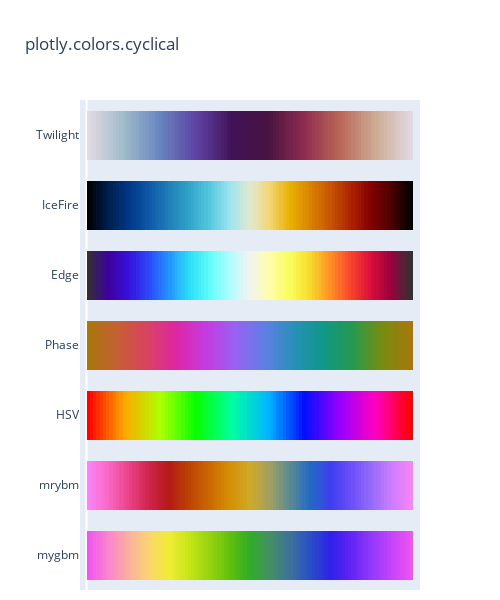

Here is the notebook cell this chart was saved with:
### Code cell
fig = px.colors.cyclical.swatches_continuous()
fig.show()

### Figure 1 — Plotly figure (JSON) as saved in the notebook; plotly's stock layout.template omitted (floating-point values rounded to 4 significant figures)
{"data": [{"customdata": [0.01, 0.02, 0.03, 0.04, 0.05, 0.06, 0.07, 0.08, 0.09, 0.1, 0.11, 0.12, 0.13, 0.14, 0.15, 0.16, 0.17, 0.18, 0.19, 0.2, 0.21, 0.22, 0.23, 0.24, 0.25, 0.26, 0.27, 0.28, 0.29, 0.3, 0.31, 0.32, 0.33, 0.34, 0.35, 0.36, 0.37, 0.38, 0.39, 0.4, 0.41, 0.42, 0.43, 0.44, 0.45, 0.46, 0.47, 0.48, 0.49, 0.5, 0.51, 0.52, 0.53, 0.54, 0.55, 0.56, 0.57, 0.58, 0.59, 0.6, 0.61, 0.62, 0.63, 0.64, 0.65, 0.66, 0.67, 0.68, 0.69, 0.7, 0.71, 0.72, 0.73, 0.74, 0.75, 0.76, 0.77, 0.78, 0.79, 0.8, 0.81, 0.82, 0.83, 0.84, 0.85, 0.86, 0.87, 0.88, 0.89, 0.9, 0.91, 0.92, 0.93, 0.94, 0.95, 0.96, 0.97, 0.98, 0.99, 1], "hovertemplate": "%{customdata}", "marker": {"color": [0, 1, 2, 3, 4, 5, 6, 7, 8, 9, 10, 11, 12, 13, 14, 15, 16, 17, 18, 19, 20, 21, 22, 23, 24, 25, 26, 27, 28, 29, 30, 31, 32, 33, 34, 35, 36, 37, 38, 39, 40, 41, 42, 43, 44, 45, 46, 47, 48, 49, 50, 51, 52, 53, 54, 55, 56, 57, 58, 59, 60, 61, 62, 63, 64, 65, 66, 67, 68, 69, 70, 71, 72, 73, 74, 75, 76, 77, 78, 79, 80, 81, 82, 83, 84, 85, 86, 87, 88, 89, 90, 91, 92, 93, 94, 95, 96, 97, 98, 99], "colorscale": [[0, "#ef55f1"], [0.0625, "#fb84ce"], [0.125, "#fbafa1"], [0.1875, "#fcd471"], [0.25, "#f0ed35"], [0.3125, "#c6e516"], [0.375, "#96d310"], [0.4375, "#61c10b"], [0.5, "#31ac28"], [0.5625, "#439064"], [0.625, "#3d719a"], [0.6875, "#284ec8"], [0.75, "#2e21ea"], [0.8125, "#6324f5"], [0.875, "#9139fa"], [0.9375, "#c543fa"], [1, "#ef55f1"]], "line": {"width": 0}}, "name": "mygbm", "orientation": "h", "type": "bar", "x": [1, 1, 1, 1, 1, 1, 1, 1, 1, 1, 1, 1, 1, 1, 1, 1, 1, 1, 1, 1, 1, 1, 1, 1, 1, 1, 1, 1, 1, 1, 1, 1, 1, 1, 1, 1, 1, 1, 1, 1, 1, 1, 1, 1, 1, 1, 1, 1, 1, 1, 1, 1, 1, 1, 1, 1, 1, 1, 1, 1, 1, 1, 1, 1, 1, 1, 1, 1, 1, 1, 1, 1, 1, 1, 1, 1, 1, 1, 1, 1, 1, 1, 1, 1, 1, 1, 1, 1, 1, 1, 1, 1, 1, 1, 1, 1, 1, 1, 1, 1], "y": ["mygbm", "mygbm", "mygbm", "mygbm", "mygbm", "mygbm", "mygbm", "mygbm", "mygbm", "mygbm", "mygbm", "mygbm", "mygbm", "mygbm", "mygbm", "mygbm", "mygbm", "mygbm", "mygbm", "mygbm", "mygbm", "mygbm", "mygbm", "mygbm", "mygbm", "mygbm", "mygbm", "mygbm", "mygbm", "mygbm", "mygbm", "mygbm", "mygbm", "mygbm", "mygbm", "mygbm", "mygbm", "mygbm", "mygbm", "mygbm", "mygbm", "mygbm", "mygbm", "mygbm", "mygbm", "mygbm", "mygbm", "mygbm", "mygbm", "mygbm", "mygbm", "mygbm", "mygbm", "mygbm", "mygbm", "mygbm", "mygbm", "mygbm", "mygbm", "mygbm", "mygbm", "mygbm", "mygbm", "mygbm", "mygbm", "mygbm", "mygbm", "mygbm", "mygbm", "mygbm", "mygbm", "mygbm", "mygbm", "mygbm", "mygbm", "mygbm", "mygbm", "mygbm", "mygbm", "mygbm", "mygbm", "mygbm", "mygbm", "mygbm", "mygbm", "mygbm", "mygbm", "mygbm", "mygbm", "mygbm", "mygbm", "mygbm", "mygbm", "mygbm", "mygbm", "mygbm", "mygbm", "mygbm", "mygbm", "mygbm"]}, {"customdata": [0.01, 0.02, 0.03, 0.04, 0.05, 0.06, 0.07, 0.08, 0.09, 0.1, 0.11, 0.12, 0.13, 0.14, 0.15, 0.16, 0.17, 0.18, 0.19, 0.2, 0.21, 0.22, 0.23, 0.24, 0.25, 0.26, 0.27, 0.28, 0.29, 0.3, 0.31, 0.32, 0.33, 0.34, 0.35, 0.36, 0.37, 0.38, 0.39, 0.4, 0.41, 0.42, 0.43, 0.44, 0.45, 0.46, 0.47, 0.48, 0.49, 0.5, 0.51, 0.52, 0.53, 0.54, 0.55, 0.56, 0.57, 0.58, 0.59, 0.6, 0.61, 0.62, 0.63, 0.64, 0.65, 0.66, 0.67, 0.68, 0.69, 0.7, 0.71, 0.72, 0.73, 0.74, 0.75, 0.76, 0.77, 0.78, 0.79, 0.8, 0.81, 0.82, 0.83, 0.84, 0.85, 0.86, 0.87, 0.88, 0.89, 0.9, 0.91, 0.92, 0.93, 0.94, 0.95, 0.96, 0.97, 0.98, 0.99, 1], "hovertemplate": "%{customdata}", "marker": {"color": [0, 1, 2, 3, 4, 5, 6, 7, 8, 9, 10, 11, 12, 13, 14, 15, 16, 17, 18, 19, 20, 21, 22, 23, 24, 25, 26, 27, 28, 29, 30, 31, 32, 33, 34, 35, 36, 37, 38, 39, 40, 41, 42, 43, 44, 45, 46, 47, 48, 49, 50, 51, 52, 53, 54, 55, 56, 57, 58, 59, 60, 61, 62, 63, 64, 65, 66, 67, 68, 69, 70, 71, 72, 73, 74, 75, 76, 77, 78, 79, 80, 81, 82, 83, 84, 85, 86, 87, 88, 89, 90, 91, 92, 93, 94, 95, 96, 97, 98, 99], "colorscale": [[0, "#f884f7"], [0.0625, "#f968c4"], [0.125, "#ea4388"], [0.1875, "#cf244b"], [0.25, "#b51a15"], [0.3125, "#bd4304"], [0.375, "#cc6904"], [0.4375, "#d58f04"], [0.5, "#cfaa27"], [0.5625, "#a19f62"], [0.625, "#588a93"], [0.6875, "#2269c4"], [0.75, "#3e3ef0"], [0.8125, "#6b4ef9"], [0.875, "#956bfa"], [0.9375, "#cd7dfe"], [1, "#f884f7"]], "line": {"width": 0}}, "name": "mrybm", "orientation": "h", "type": "bar", "x": [1, 1, 1, 1, 1, 1, 1, 1, 1, 1, 1, 1, 1, 1, 1, 1, 1, 1, 1, 1, 1, 1, 1, 1, 1, 1, 1, 1, 1, 1, 1, 1, 1, 1, 1, 1, 1, 1, 1, 1, 1, 1, 1, 1, 1, 1, 1, 1, 1, 1, 1, 1, 1, 1, 1, 1, 1, 1, 1, 1, 1, 1, 1, 1, 1, 1, 1, 1, 1, 1, 1, 1, 1, 1, 1, 1, 1, 1, 1, 1, 1, 1, 1, 1, 1, 1, 1, 1, 1, 1, 1, 1, 1, 1, 1, 1, 1, 1, 1, 1], "y": ["mrybm", "mrybm", "mrybm", "mrybm", "mrybm", "mrybm", "mrybm", "mrybm", "mrybm", "mrybm", "mrybm", "mrybm", "mrybm", "mrybm", "mrybm", "mrybm", "mrybm", "mrybm", "mrybm", "mrybm", "mrybm", "mrybm", "mrybm", "mrybm", "mrybm", "mrybm", "mrybm", "mrybm", "mrybm", "mrybm", "mrybm", "mrybm", "mrybm", "mrybm", "mrybm", "mrybm", "mrybm", "mrybm", "mrybm", "mrybm", "mrybm", "mrybm", "mrybm", "mrybm", "mrybm", "mrybm", "mrybm", "mrybm", "mrybm", "mrybm", "mrybm", "mrybm", "mrybm", "mrybm", "mrybm", "mrybm", "mrybm", "mrybm", "mrybm", "mrybm", "mrybm", "mrybm", "mrybm", "mrybm", "mrybm", "mrybm", "mrybm", "mrybm", "mrybm", "mrybm", "mrybm", "mrybm", "mrybm", "mrybm", "mrybm", "mrybm", "mrybm", "mrybm", "mrybm", "mrybm", "mrybm", "mrybm", "mrybm", "mrybm", "mrybm", "mrybm", "mrybm", "mrybm", "mrybm", "mrybm", "mrybm", "mrybm", "mrybm", "mrybm", "mrybm", "mrybm", "mrybm", "mrybm", "mrybm", "mrybm"]}, {"customdata": [0.01, 0.02, 0.03, 0.04, 0.05, 0.06, 0.07, 0.08, 0.09, 0.1, 0.11, 0.12, 0.13, 0.14, 0.15, 0.16, 0.17, 0.18, 0.19, 0.2, 0.21, 0.22, 0.23, 0.24, 0.25, 0.26, 0.27, 0.28, 0.29, 0.3, 0.31, 0.32, 0.33, 0.34, 0.35, 0.36, 0.37, 0.38, 0.39, 0.4, 0.41, 0.42, 0.43, 0.44, 0.45, 0.46, 0.47, 0.48, 0.49, 0.5, 0.51, 0.52, 0.53, 0.54, 0.55, 0.56, 0.57, 0.58, 0.59, 0.6, 0.61, 0.62, 0.63, 0.64, 0.65, 0.66, 0.67, 0.68, 0.69, 0.7, 0.71, 0.72, 0.73, 0.74, 0.75, 0.76, 0.77, 0.78, 0.79, 0.8, 0.81, 0.82, 0.83, 0.84, 0.85, 0.86, 0.87, 0.88, 0.89, 0.9, 0.91, 0.92, 0.93, 0.94, 0.95, 0.96, 0.97, 0.98, 0.99, 1], "hovertemplate": "%{customdata}", "marker": {"color": [0, 1, 2, 3, 4, 5, 6, 7, 8, 9, 10, 11, 12, 13, 14, 15, 16, 17, 18, 19, 20, 21, 22, 23, 24, 25, 26, 27, 28, 29, 30, 31, 32, 33, 34, 35, 36, 37, 38, 39, 40, 41, 42, 43, 44, 45, 46, 47, 48, 49, 50, 51, 52, 53, 54, 55, 56, 57, 58, 59, 60, 61, 62, 63, 64, 65, 66, 67, 68, 69, 70, 71, 72, 73, 74, 75, 76, 77, 78, 79, 80, 81, 82, 83, 84, 85, 86, 87, 88, 89, 90, 91, 92, 93, 94, 95, 96, 97, 98, 99], "colorscale": [[0, "#ff0000"], [0.1111, "#ffa700"], [0.2222, "#afff00"], [0.3333, "#08ff00"], [0.4444, "#00ff9f"], [0.5556, "#00b7ff"], [0.6667, "#0010ff"], [0.7778, "#9700ff"], [0.8889, "#ff00bf"], [1, "#ff0000"]], "line": {"width": 0}}, "name": "HSV", "orientation": "h", "type": "bar", "x": [1, 1, 1, 1, 1, 1, 1, 1, 1, 1, 1, 1, 1, 1, 1, 1, 1, 1, 1, 1, 1, 1, 1, 1, 1, 1, 1, 1, 1, 1, 1, 1, 1, 1, 1, 1, 1, 1, 1, 1, 1, 1, 1, 1, 1, 1, 1, 1, 1, 1, 1, 1, 1, 1, 1, 1, 1, 1, 1, 1, 1, 1, 1, 1, 1, 1, 1, 1, 1, 1, 1, 1, 1, 1, 1, 1, 1, 1, 1, 1, 1, 1, 1, 1, 1, 1, 1, 1, 1, 1, 1, 1, 1, 1, 1, 1, 1, 1, 1, 1], "y": ["HSV", "HSV", "HSV", "HSV", "HSV", "HSV", "HSV", "HSV", "HSV", "HSV", "HSV", "HSV", "HSV", "HSV", "HSV", "HSV", "HSV", "HSV", "HSV", "HSV", "HSV", "HSV", "HSV", "HSV", "HSV", "HSV", "HSV", "HSV", "HSV", "HSV", "HSV", "HSV", "HSV", "HSV", "HSV", "HSV", "HSV", "HSV", "HSV", "HSV", "HSV", "HSV", "HSV", "HSV", "HSV", "HSV", "HSV", "HSV", "HSV", "HSV", "HSV", "HSV", "HSV", "HSV", "HSV", "HSV", "HSV", "HSV", "HSV", "HSV", "HSV", "HSV", "HSV", "HSV", "HSV", "HSV", "HSV", "HSV", "HSV", "HSV", "HSV", "HSV", "HSV", "HSV", "HSV", "HSV", "HSV", "HSV", "HSV", "HSV", "HSV", "HSV", "HSV", "HSV", "HSV", "HSV", "HSV", "HSV", "HSV", "HSV", "HSV", "HSV", "HSV", "HSV", "HSV", "HSV", "HSV", "HSV", "HSV", "HSV"]}, {"customdata": [0.01, 0.02, 0.03, 0.04, 0.05, 0.06, 0.07, 0.08, 0.09, 0.1, 0.11, 0.12, 0.13, 0.14, 0.15, 0.16, 0.17, 0.18, 0.19, 0.2, 0.21, 0.22, 0.23, 0.24, 0.25, 0.26, 0.27, 0.28, 0.29, 0.3, 0.31, 0.32, 0.33, 0.34, 0.35, 0.36, 0.37, 0.38, 0.39, 0.4, 0.41, 0.42, 0.43, 0.44, 0.45, 0.46, 0.47, 0.48, 0.49, 0.5, 0.51, 0.52, 0.53, 0.54, 0.55, 0.56, 0.57, 0.58, 0.59, 0.6, 0.61, 0.62, 0.63, 0.64, 0.65, 0.66, 0.67, 0.68, 0.69, 0.7, 0.71, 0.72, 0.73, 0.74, 0.75, 0.76, 0.77, 0.78, 0.79, 0.8, 0.81, 0.82, 0.83, 0.84, 0.85, 0.86, 0.87, 0.88, 0.89, 0.9, 0.91, 0.92, 0.93, 0.94, 0.95, 0.96, 0.97, 0.98, 0.99, 1], "hovertemplate": "%{customdata}", "marker": {"color": [0, 1, 2, 3, 4, 5, 6, 7, 8, 9, 10, 11, 12, 13, 14, 15, 16, 17, 18, 19, 20, 21, 22, 23, 24, 25, 26, 27, 28, 29, 30, 31, 32, 33, 34, 35, 36, 37, 38, 39, 40, 41, 42, 43, 44, 45, 46, 47, 48, 49, 50, 51, 52, 53, 54, 55, 56, 57, 58, 59, 60, 61, 62, 63, 64, 65, 66, 67, 68, 69, 70, 71, 72, 73, 74, 75, 76, 77, 78, 79, 80, 81, 82, 83, 84, 85, 86, 87, 88, 89, 90, 91, 92, 93, 94, 95, 96, 97, 98, 99], "colorscale": [[0, "rgb(167, 119, 12)"], [0.09091, "rgb(197, 96, 51)"], [0.1818, "rgb(217, 67, 96)"], [0.2727, "rgb(221, 38, 163)"], [0.3636, "rgb(196, 59, 224)"], [0.4545, "rgb(153, 97, 244)"], [0.5455, "rgb(95, 127, 228)"], [0.6364, "rgb(40, 144, 183)"], [0.7273, "rgb(15, 151, 136)"], [0.8182, "rgb(39, 153, 79)"], [0.9091, "rgb(119, 141, 17)"], [1, "rgb(167, 119, 12)"]], "line": {"width": 0}}, "name": "Phase", "orientation": "h", "type": "bar", "x": [1, 1, 1, 1, 1, 1, 1, 1, 1, 1, 1, 1, 1, 1, 1, 1, 1, 1, 1, 1, 1, 1, 1, 1, 1, 1, 1, 1, 1, 1, 1, 1, 1, 1, 1, 1, 1, 1, 1, 1, 1, 1, 1, 1, 1, 1, 1, 1, 1, 1, 1, 1, 1, 1, 1, 1, 1, 1, 1, 1, 1, 1, 1, 1, 1, 1, 1, 1, 1, 1, 1, 1, 1, 1, 1, 1, 1, 1, 1, 1, 1, 1, 1, 1, 1, 1, 1, 1, 1, 1, 1, 1, 1, 1, 1, 1, 1, 1, 1, 1], "y": ["Phase", "Phase", "Phase", "Phase", "Phase", "Phase", "Phase", "Phase", "Phase", "Phase", "Phase", "Phase", "Phase", "Phase", "Phase", "Phase", "Phase", "Phase", "Phase", "Phase", "Phase", "Phase", "Phase", "Phase", "Phase", "Phase", "Phase", "Phase", "Phase", "Phase", "Phase", "Phase", "Phase", "Phase", "Phase", "Phase", "Phase", "Phase", "Phase", "Phase", "Phase", "Phase", "Phase", "Phase", "Phase", "Phase", "Phase", "Phase", "Phase", "Phase", "Phase", "Phase", "Phase", "Phase", "Phase", "Phase", "Phase", "Phase", "Phase", "Phase", "Phase", "Phase", "Phase", "Phase", "Phase", "Phase", "Phase", "Phase", "Phase", "Phase", "Phase", "Phase", "Phase", "Phase", "Phase", "Phase", "Phase", "Phase", "Phase", "Phase", "Phase", "Phase", "Phase", "Phase", "Phase", "Phase", "Phase", "Phase", "Phase", "Phase", "Phase", "Phase", "Phase", "Phase", "Phase", "Phase", "Phase", "Phase", "Phase", "Phase"]}, {"customdata": [0.01, 0.02, 0.03, 0.04, 0.05, 0.06, 0.07, 0.08, 0.09, 0.1, 0.11, 0.12, 0.13, 0.14, 0.15, 0.16, 0.17, 0.18, 0.19, 0.2, 0.21, 0.22, 0.23, 0.24, 0.25, 0.26, 0.27, 0.28, 0.29, 0.3, 0.31, 0.32, 0.33, 0.34, 0.35, 0.36, 0.37, 0.38, 0.39, 0.4, 0.41, 0.42, 0.43, 0.44, 0.45, 0.46, 0.47, 0.48, 0.49, 0.5, 0.51, 0.52, 0.53, 0.54, 0.55, 0.56, 0.57, 0.58, 0.59, 0.6, 0.61, 0.62, 0.63, 0.64, 0.65, 0.66, 0.67, 0.68, 0.69, 0.7, 0.71, 0.72, 0.73, 0.74, 0.75, 0.76, 0.77, 0.78, 0.79, 0.8, 0.81, 0.82, 0.83, 0.84, 0.85, 0.86, 0.87, 0.88, 0.89, 0.9, 0.91, 0.92, 0.93, 0.94, 0.95, 0.96, 0.97, 0.98, 0.99, 1], "hovertemplate": "%{customdata}", "marker": {"color": [0, 1, 2, 3, 4, 5, 6, 7, 8, 9, 10, 11, 12, 13, 14, 15, 16, 17, 18, 19, 20, 21, 22, 23, 24, 25, 26, 27, 28, 29, 30, 31, 32, 33, 34, 35, 36, 37, 38, 39, 40, 41, 42, 43, 44, 45, 46, 47, 48, 49, 50, 51, 52, 53, 54, 55, 56, 57, 58, 59, 60, 61, 62, 63, 64, 65, 66, 67, 68, 69, 70, 71, 72, 73, 74, 75, 76, 77, 78, 79, 80, 81, 82, 83, 84, 85, 86, 87, 88, 89, 90, 91, 92, 93, 94, 95, 96, 97, 98, 99], "colorscale": [[0, "#313131"], [0.0625, "#3d019d"], [0.125, "#3810dc"], [0.1875, "#2d47f9"], [0.25, "#2593ff"], [0.3125, "#2adef6"], [0.375, "#60fdfa"], [0.4375, "#aefdff"], [0.5, "#f3f3f1"], [0.5625, "#fffda9"], [0.625, "#fafd5b"], [0.6875, "#f7da29"], [0.75, "#ff8e25"], [0.8125, "#f8432d"], [0.875, "#d90d39"], [0.9375, "#97023d"], [1, "#313131"]], "line": {"width": 0}}, "name": "Edge", "orientation": "h", "type": "bar", "x": [1, 1, 1, 1, 1, 1, 1, 1, 1, 1, 1, 1, 1, 1, 1, 1, 1, 1, 1, 1, 1, 1, 1, 1, 1, 1, 1, 1, 1, 1, 1, 1, 1, 1, 1, 1, 1, 1, 1, 1, 1, 1, 1, 1, 1, 1, 1, 1, 1, 1, 1, 1, 1, 1, 1, 1, 1, 1, 1, 1, 1, 1, 1, 1, 1, 1, 1, 1, 1, 1, 1, 1, 1, 1, 1, 1, 1, 1, 1, 1, 1, 1, 1, 1, 1, 1, 1, 1, 1, 1, 1, 1, 1, 1, 1, 1, 1, 1, 1, 1], "y": ["Edge", "Edge", "Edge", "Edge", "Edge", "Edge", "Edge", "Edge", "Edge", "Edge", "Edge", "Edge", "Edge", "Edge", "Edge", "Edge", "Edge", "Edge", "Edge", "Edge", "Edge", "Edge", "Edge", "Edge", "Edge", "Edge", "Edge", "Edge", "Edge", "Edge", "Edge", "Edge", "Edge", "Edge", "Edge", "Edge", "Edge", "Edge", "Edge", "Edge", "Edge", "Edge", "Edge", "Edge", "Edge", "Edge", "Edge", "Edge", "Edge", "Edge", "Edge", "Edge", "Edge", "Edge", "Edge", "Edge", "Edge", "Edge", "Edge", "Edge", "Edge", "Edge", "Edge", "Edge", "Edge", "Edge", "Edge", "Edge", "Edge", "Edge", "Edge", "Edge", "Edge", "Edge", "Edge", "Edge", "Edge", "Edge", "Edge", "Edge", "Edge", "Edge", "Edge", "Edge", "Edge", "Edge", "Edge", "Edge", "Edge", "Edge", "Edge", "Edge", "Edge", "Edge", "Edge", "Edge", "Edge", "Edge", "Edge", "Edge"]}, {"customdata": [0.01, 0.02, 0.03, 0.04, 0.05, 0.06, 0.07, 0.08, 0.09, 0.1, 0.11, 0.12, 0.13, 0.14, 0.15, 0.16, 0.17, 0.18, 0.19, 0.2, 0.21, 0.22, 0.23, 0.24, 0.25, 0.26, 0.27, 0.28, 0.29, 0.3, 0.31, 0.32, 0.33, 0.34, 0.35, 0.36, 0.37, 0.38, 0.39, 0.4, 0.41, 0.42, 0.43, 0.44, 0.45, 0.46, 0.47, 0.48, 0.49, 0.5, 0.51, 0.52, 0.53, 0.54, 0.55, 0.56, 0.57, 0.58, 0.59, 0.6, 0.61, 0.62, 0.63, 0.64, 0.65, 0.66, 0.67, 0.68, 0.69, 0.7, 0.71, 0.72, 0.73, 0.74, 0.75, 0.76, 0.77, 0.78, 0.79, 0.8, 0.81, 0.82, 0.83, 0.84, 0.85, 0.86, 0.87, 0.88, 0.89, 0.9, 0.91, 0.92, 0.93, 0.94, 0.95, 0.96, 0.97, 0.98, 0.99, 1], "hovertemplate": "%{customdata}", "marker": {"color": [0, 1, 2, 3, 4, 5, 6, 7, 8, 9, 10, 11, 12, 13, 14, 15, 16, 17, 18, 19, 20, 21, 22, 23, 24, 25, 26, 27, 28, 29, 30, 31, 32, 33, 34, 35, 36, 37, 38, 39, 40, 41, 42, 43, 44, 45, 46, 47, 48, 49, 50, 51, 52, 53, 54, 55, 56, 57, 58, 59, 60, 61, 62, 63, 64, 65, 66, 67, 68, 69, 70, 71, 72, 73, 74, 75, 76, 77, 78, 79, 80, 81, 82, 83, 84, 85, 86, 87, 88, 89, 90, 91, 92, 93, 94, 95, 96, 97, 98, 99], "colorscale": [[0, "#000000"], [0.0625, "#001f4d"], [0.125, "#003786"], [0.1875, "#0e58a8"], [0.25, "#217eb8"], [0.3125, "#30a4ca"], [0.375, "#54c8df"], [0.4375, "#9be4ef"], [0.5, "#e1e9d1"], [0.5625, "#f3d573"], [0.625, "#e7b000"], [0.6875, "#da8200"], [0.75, "#c65400"], [0.8125, "#ac2301"], [0.875, "#820000"], [0.9375, "#4c0000"], [1, "#000000"]], "line": {"width": 0}}, "name": "IceFire", "orientation": "h", "type": "bar", "x": [1, 1, 1, 1, 1, 1, 1, 1, 1, 1, 1, 1, 1, 1, 1, 1, 1, 1, 1, 1, 1, 1, 1, 1, 1, 1, 1, 1, 1, 1, 1, 1, 1, 1, 1, 1, 1, 1, 1, 1, 1, 1, 1, 1, 1, 1, 1, 1, 1, 1, 1, 1, 1, 1, 1, 1, 1, 1, 1, 1, 1, 1, 1, 1, 1, 1, 1, 1, 1, 1, 1, 1, 1, 1, 1, 1, 1, 1, 1, 1, 1, 1, 1, 1, 1, 1, 1, 1, 1, 1, 1, 1, 1, 1, 1, 1, 1, 1, 1, 1], "y": ["IceFire", "IceFire", "IceFire", "IceFire", "IceFire", "IceFire", "IceFire", "IceFire", "IceFire", "IceFire", "IceFire", "IceFire", "IceFire", "IceFire", "IceFire", "IceFire", "IceFire", "IceFire", "IceFire", "IceFire", "IceFire", "IceFire", "IceFire", "IceFire", "IceFire", "IceFire", "IceFire", "IceFire", "IceFire", "IceFire", "IceFire", "IceFire", "IceFire", "IceFire", "IceFire", "IceFire", "IceFire", "IceFire", "IceFire", "IceFire", "IceFire", "IceFire", "IceFire", "IceFire", "IceFire", "IceFire", "IceFire", "IceFire", "IceFire", "IceFire", "IceFire", "IceFire", "IceFire", "IceFire", "IceFire", "IceFire", "IceFire", "IceFire", "IceFire", "IceFire", "IceFire", "IceFire", "IceFire", "IceFire", "IceFire", "IceFire", "IceFire", "IceFire", "IceFire", "IceFire", "IceFire", "IceFire", "IceFire", "IceFire", "IceFire", "IceFire", "IceFire", "IceFire", "IceFire", "IceFire", "IceFire", "IceFire", "IceFire", "IceFire", "IceFire", "IceFire", "IceFire", "IceFire", "IceFire", "IceFire", "IceFire", "IceFire", "IceFire", "IceFire", "IceFire", "IceFire", "IceFire", "IceFire", "IceFire", "IceFire"]}, {"customdata": [0.01, 0.02, 0.03, 0.04, 0.05, 0.06, 0.07, 0.08, 0.09, 0.1, 0.11, 0.12, 0.13, 0.14, 0.15, 0.16, 0.17, 0.18, 0.19, 0.2, 0.21, 0.22, 0.23, 0.24, 0.25, 0.26, 0.27, 0.28, 0.29, 0.3, 0.31, 0.32, 0.33, 0.34, 0.35, 0.36, 0.37, 0.38, 0.39, 0.4, 0.41, 0.42, 0.43, 0.44, 0.45, 0.46, 0.47, 0.48, 0.49, 0.5, 0.51, 0.52, 0.53, 0.54, 0.55, 0.56, 0.57, 0.58, 0.59, 0.6, 0.61, 0.62, 0.63, 0.64, 0.65, 0.66, 0.67, 0.68, 0.69, 0.7, 0.71, 0.72, 0.73, 0.74, 0.75, 0.76, 0.77, 0.78, 0.79, 0.8, 0.81, 0.82, 0.83, 0.84, 0.85, 0.86, 0.87, 0.88, 0.89, 0.9, 0.91, 0.92, 0.93, 0.94, 0.95, 0.96, 0.97, 0.98, 0.99, 1], "hovertemplate": "%{customdata}", "marker": {"color": [0, 1, 2, 3, 4, 5, 6, 7, 8, 9, 10, 11, 12, 13, 14, 15, 16, 17, 18, 19, 20, 21, 22, 23, 24, 25, 26, 27, 28, 29, 30, 31, 32, 33, 34, 35, 36, 37, 38, 39, 40, 41, 42, 43, 44, 45, 46, 47, 48, 49, 50, 51, 52, 53, 54, 55, 56, 57, 58, 59, 60, 61, 62, 63, 64, 65, 66, 67, 68, 69, 70, 71, 72, 73, 74, 75, 76, 77, 78, 79, 80, 81, 82, 83, 84, 85, 86, 87, 88, 89, 90, 91, 92, 93, 94, 95, 96, 97, 98, 99], "colorscale": [[0, "#e2d9e2"], [0.1111, "#9ebbc9"], [0.2222, "#6785be"], [0.3333, "#5e43a5"], [0.4444, "#421257"], [0.5556, "#471340"], [0.6667, "#8e2c50"], [0.7778, "#ba6657"], [0.8889, "#ceac94"], [1, "#e2d9e2"]], "line": {"width": 0}}, "name": "Twilight", "orientation": "h", "type": "bar", "x": [1, 1, 1, 1, 1, 1, 1, 1, 1, 1, 1, 1, 1, 1, 1, 1, 1, 1, 1, 1, 1, 1, 1, 1, 1, 1, 1, 1, 1, 1, 1, 1, 1, 1, 1, 1, 1, 1, 1, 1, 1, 1, 1, 1, 1, 1, 1, 1, 1, 1, 1, 1, 1, 1, 1, 1, 1, 1, 1, 1, 1, 1, 1, 1, 1, 1, 1, 1, 1, 1, 1, 1, 1, 1, 1, 1, 1, 1, 1, 1, 1, 1, 1, 1, 1, 1, 1, 1, 1, 1, 1, 1, 1, 1, 1, 1, 1, 1, 1, 1], "y": ["Twilight", "Twilight", "Twilight", "Twilight", "Twilight", "Twilight", "Twilight", "Twilight", "Twilight", "Twilight", "Twilight", "Twilight", "Twilight", "Twilight", "Twilight", "Twilight", "Twilight", "Twilight", "Twilight", "Twilight", "Twilight", "Twilight", "Twilight", "Twilight", "Twilight", "Twilight", "Twilight", "Twilight", "Twilight", "Twilight", "Twilight", "Twilight", "Twilight", "Twilight", "Twilight", "Twilight", "Twilight", "Twilight", "Twilight", "Twilight", "Twilight", "Twilight", "Twilight", "Twilight", "Twilight", "Twilight", "Twilight", "Twilight", "Twilight", "Twilight", "Twilight", "Twilight", "Twilight", "Twilight", "Twilight", "Twilight", "Twilight", "Twilight", "Twilight", "Twilight", "Twilight", "Twilight", "Twilight", "Twilight", "Twilight", "Twilight", "Twilight", "Twilight", "Twilight", "Twilight", "Twilight", "Twilight", "Twilight", "Twilight", "Twilight", "Twilight", "Twilight", "Twilight", "Twilight", "Twilight", "Twilight", "Twilight", "Twilight", "Twilight", "Twilight", "Twilight", "Twilight", "Twilight", "Twilight", "Twilight", "Twilight", "Twilight", "Twilight", "Twilight", "Twilight", "Twilight", "Twilight", "Twilight", "Twilight", "Twilight"]}], "layout": {"bargap": 0.3, "barmode": "stack", "barnorm": "fraction", "height": 600, "margin": {"b": 10}, "showlegend": false, "title": {"text": "plotly.colors.cyclical"}, "width": 500, "xaxis": {"range": [-0.02, 1.02], "showgrid": false, "showticklabels": false, "type": "linear"}, "yaxis": {"autorange": true, "range": [-0.5, 6.5], "type": "category"}}}
